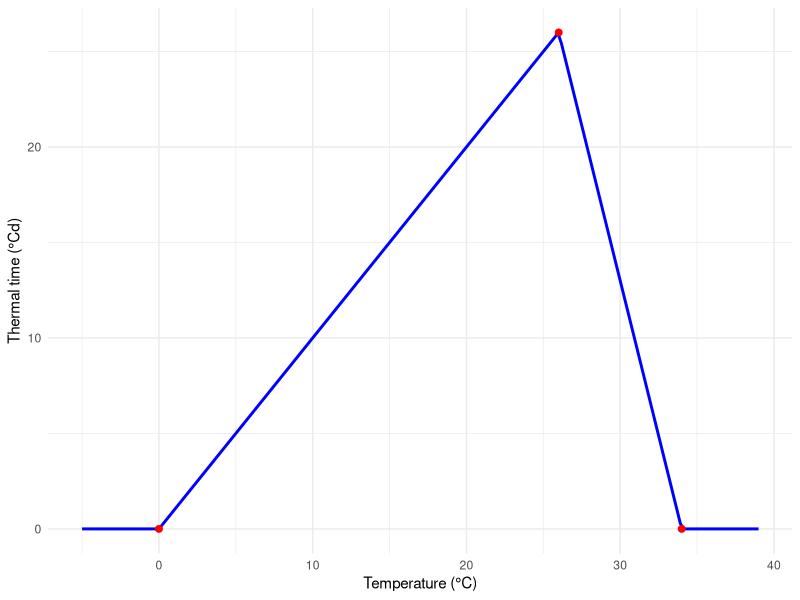

Write the R code that produced this figure.
## ---- chunk 1
# Define X and Y values
X <- c(0, 26, 34)
Y <- c(0, 26, 0)

# Generate a sequence of X values for smooth plotting
x_seq <- seq(min(X) - 5, max(X) + 5, length.out = 200)

# Linear interpolation using approx
y_interp <- approx(X, Y, xout = x_seq, rule = 2)$y

library(ggplot2)

# Create a data frame for plotting
df <- data.frame(x = x_seq, y = y_interp)

# Plot using ggplot2
ggplot(df, aes(x = x, y = y)) +
    geom_line(color = "blue", size = 1) +
    geom_point(data = data.frame(x = X, y = Y), aes(x = x, y = y), color = "red", size = 2) +
    labs(x = "Temperature (°C)", y = "Thermal time (°Cd)") +
    theme_minimal()
